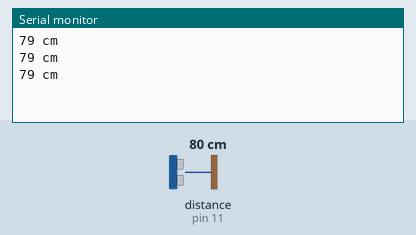
Simulated run of this sketch. Board: Arduino Uno, built with avr-gcc and run on an emulated ATmega328P. Parts: the last lines printed to the serial monitor. Wiring (inferred from the names in the program): ultrasonic range finder: trigger pin 10; echo pin 11. Inputs (shaded band) come from the test bench; at power-on: distance to the obstacle (sensor on pin 11) 80 cm. The echo pulse lasts 58.3 µs per cm.

Above: at 1.3 s.
1.4 s: distance to the obstacle (sensor on pin 11) set to 2 cm
At 1.9 s:
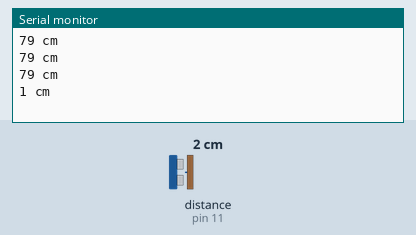
2.9 s: distance to the obstacle (sensor on pin 11) set to 4 cm
At 3.4 s:
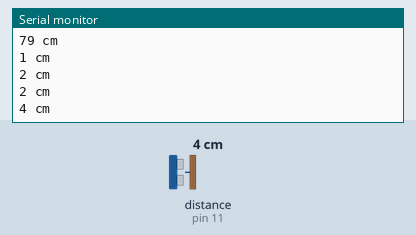
Timing chart, 0 to 5.9 s (numbered marks = the images above; inputs shaded):
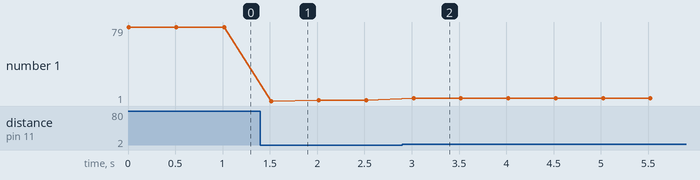

Measured:
- after the input at 1.4 s, the serial monitor: prints a new line after 0.12 s (image 1)
- after the input at 2.9 s, the serial monitor: prints a new line after 0.12 s (image 2)
- plotted number 1: 79 → 2 after the input at 1.4 s, 2 → 4 after the input at 2.9 s

The sketch:

distance_sensor.ino
```cpp
#define trigPin 10 //send waves
#define echoPin 11 //receive waves
//#define led_red 11
//#define led_green 10

void setup() {
    Serial.begin (9600);
    pinMode(trigPin, OUTPUT);
    pinMode(echoPin, INPUT);
//     pinMode(led_red, OUTPUT);
//     pinMode(led_green, OUTPUT);
}

void loop() {
    long duration, distance;
    digitalWrite(trigPin, LOW);
    delayMicroseconds(2);
    digitalWrite(trigPin, HIGH);
    delayMicroseconds(10);
    digitalWrite(trigPin, LOW);
    duration = pulseIn(echoPin, HIGH);
    distance = (duration/2) / 29.1; // Assume speed of sound 340m/s
//     if (distance < 4) {  // This is where the LED On/Off happens
//         digitalWrite(led_red,HIGH); // When the Red condition is met, the Green LED should turn off
//         digitalWrite(led_green,LOW);
//     }
//     else {
//         digitalWrite(led_red,LOW);
//         digitalWrite(led_green,HIGH);
//    }
//    if (distance >= 200 || distance <= 0){
//        Serial.println("Out of range");
//    }
//    else {
        Serial.print(distance);
        Serial.println(" cm");
//    }
    delay(500);
}
```
